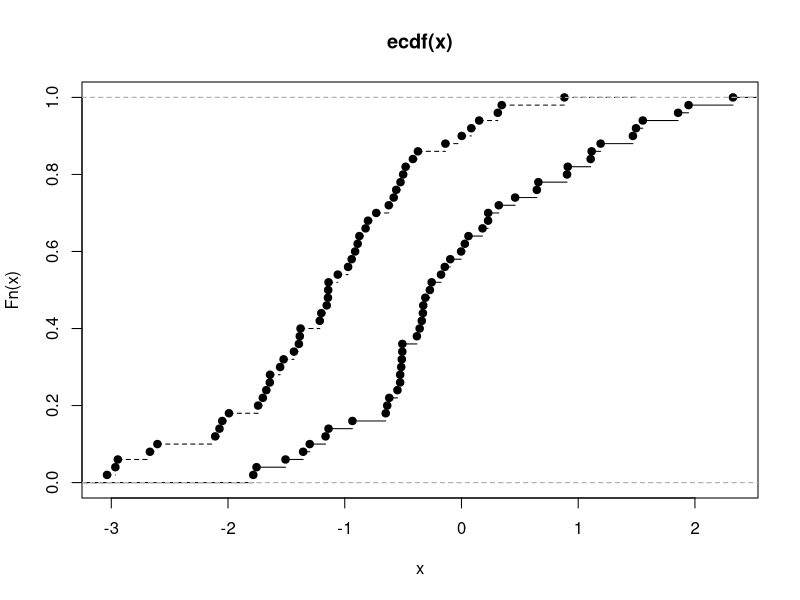

Here is the R script that generated this plot:
## ---- chunk 1
#t-test
a = 1:10
b = 7:20
t.test(a,b)
## ---- chunk 2
shapiro.test(rnorm(100, mean = 5, sd = 3))
shapiro.test(runif(100, min = 2, max = 4))
## ---- chunk 3
x <- c(0.80, 0.83, 1.89, 1.04, 1.45, 1.38, 1.91, 1.64, 0.73, 1.46)
y <- c(1.15, 0.88, 0.90, 0.74, 1.21)
wilcox.test(x, y, alternative = "g")        # greater
wilcox.test(x, y, alternative = "greater", 
            exact = FALSE, correct = FALSE) # H&W large sample #approximation
## ---- chunk 4
x <- rnorm(50)
x2 <- rnorm(50, -1)
plot(ecdf(x), xlim = range(c(x, x2)))
plot(ecdf(x2), add = TRUE, lty = "dashed")
t.test(x, x2, alternative = "g")
wilcox.test(x, x2, alternative = "g")
ks.test(x, x2, alternative = "l")
